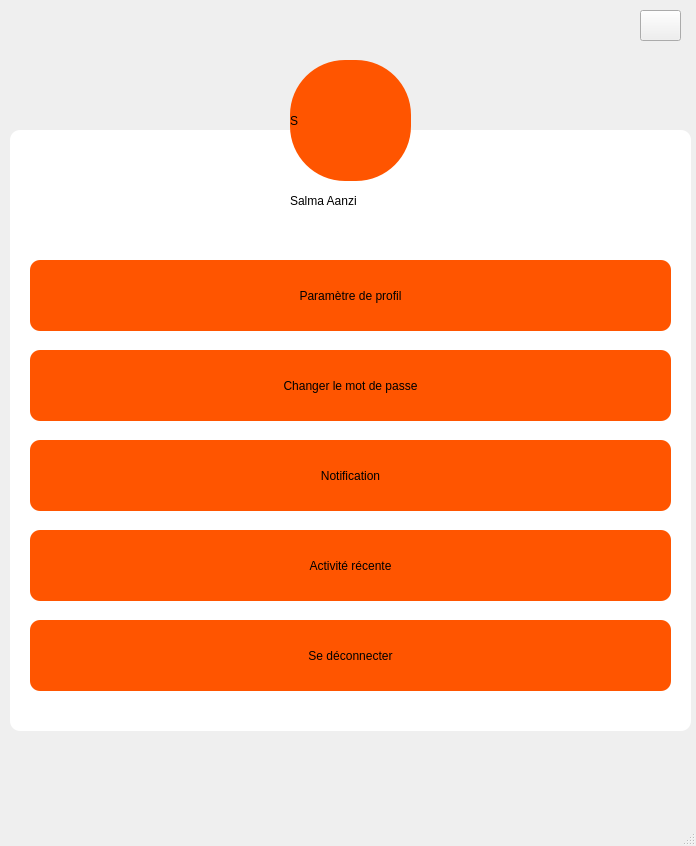
<?xml version="1.0" encoding="UTF-8"?>
<ui version="4.0">
 <class>profiel</class>
 <widget class="QMainWindow" name="profiel">
  <property name="geometry">
   <rect>
    <x>0</x>
    <y>0</y>
    <width>696</width>
    <height>846</height>
   </rect>
  </property>
  <property name="windowTitle">
   <string>MainWindow</string>
  </property>
  <property name="styleSheet">
   <string notr="true"/>
  </property>
  <widget class="QWidget" name="centralwidget">
   <widget class="QLabel" name="label">
    <property name="geometry">
     <rect>
      <x>10</x>
      <y>130</y>
      <width>681</width>
      <height>601</height>
     </rect>
    </property>
    <property name="styleSheet">
     <string notr="true">background-color: rgb(255, 255, 255);
border-radius:10px;</string>
    </property>
    <property name="text">
     <string/>
    </property>
   </widget>
   <widget class="QLabel" name="label_2">
    <property name="geometry">
     <rect>
      <x>290</x>
      <y>60</y>
      <width>121</width>
      <height>121</height>
     </rect>
    </property>
    <property name="styleSheet">
     <string notr="true">background-color: rgb(255, 85, 0);
font: 700 12pt &quot;Arial&quot;;
color: rgb(0, 0, 0);
border-radius:55px;</string>
    </property>
    <property name="frameShape">
     <enum>QFrame::Box</enum>
    </property>
    <property name="frameShadow">
     <enum>QFrame::Raised</enum>
    </property>
    <property name="lineWidth">
     <number>6</number>
    </property>
    <property name="text">
     <string>S</string>
    </property>
    <property name="margin">
     <number>52</number>
    </property>
   </widget>
   <widget class="QLabel" name="label_3">
    <property name="geometry">
     <rect>
      <x>290</x>
      <y>180</y>
      <width>201</width>
      <height>41</height>
     </rect>
    </property>
    <property name="styleSheet">
     <string notr="true">color: rgb(0, 0, 0);
font: 700 12pt &quot;Arial&quot;;</string>
    </property>
    <property name="text">
     <string>Salma Aanzi</string>
    </property>
   </widget>
   <widget class="QPushButton" name="pushButton">
    <property name="geometry">
     <rect>
      <x>30</x>
      <y>260</y>
      <width>641</width>
      <height>71</height>
     </rect>
    </property>
    <property name="styleSheet">
     <string notr="true">background-color: rgb(255, 85, 0);
font: 700 10pt &quot;Arial&quot;;
color: rgb(0, 0, 0);
border-radius:10px;</string>
    </property>
    <property name="text">
     <string>Paramètre de profil</string>
    </property>
   </widget>
   <widget class="QPushButton" name="pushButton_2">
    <property name="geometry">
     <rect>
      <x>30</x>
      <y>440</y>
      <width>641</width>
      <height>71</height>
     </rect>
    </property>
    <property name="styleSheet">
     <string notr="true">background-color: rgb(255, 85, 0);
font: 700 10pt &quot;Arial&quot;;
color: rgb(0, 0, 0);
border-radius:10px;</string>
    </property>
    <property name="text">
     <string>Notification</string>
    </property>
   </widget>
   <widget class="QPushButton" name="pushButton_3">
    <property name="geometry">
     <rect>
      <x>30</x>
      <y>350</y>
      <width>641</width>
      <height>71</height>
     </rect>
    </property>
    <property name="styleSheet">
     <string notr="true">background-color: rgb(255, 85, 0);
font: 700 10pt &quot;Arial&quot;;
color: rgb(0, 0, 0);
border-radius:10px;</string>
    </property>
    <property name="text">
     <string>Changer le mot de passe</string>
    </property>
   </widget>
   <widget class="QPushButton" name="pushButton_4">
    <property name="geometry">
     <rect>
      <x>30</x>
      <y>530</y>
      <width>641</width>
      <height>71</height>
     </rect>
    </property>
    <property name="styleSheet">
     <string notr="true">background-color: rgb(255, 85, 0);
font: 700 10pt &quot;Arial&quot;;
color: rgb(0, 0, 0);
border-radius:10px;</string>
    </property>
    <property name="text">
     <string>Activité récente</string>
    </property>
   </widget>
   <widget class="QPushButton" name="back">
    <property name="geometry">
     <rect>
      <x>640</x>
      <y>10</y>
      <width>41</width>
      <height>31</height>
     </rect>
    </property>
    <property name="styleSheet">
     <string notr="true">border-image: url(:/img/img/bc-r.png);</string>
    </property>
    <property name="text">
     <string/>
    </property>
   </widget>
   <widget class="QLabel" name="logoo">
    <property name="geometry">
     <rect>
      <x>20</x>
      <y>0</y>
      <width>91</width>
      <height>71</height>
     </rect>
    </property>
    <property name="styleSheet">
     <string notr="true">image: url(:/img/img/logo.png);</string>
    </property>
    <property name="text">
     <string/>
    </property>
   </widget>
   <widget class="QPushButton" name="logout">
    <property name="geometry">
     <rect>
      <x>30</x>
      <y>620</y>
      <width>641</width>
      <height>71</height>
     </rect>
    </property>
    <property name="styleSheet">
     <string notr="true">background-color: rgb(255, 85, 0);
font: 700 10pt &quot;Arial&quot;;
color: rgb(0, 0, 0);
border-radius:10px;</string>
    </property>
    <property name="text">
     <string>Se déconnecter</string>
    </property>
   </widget>
  </widget>
  <widget class="QMenuBar" name="menubar">
   <property name="geometry">
    <rect>
     <x>0</x>
     <y>0</y>
     <width>696</width>
     <height>17</height>
    </rect>
   </property>
  </widget>
  <widget class="QStatusBar" name="statusbar"/>
 </widget>
 <resources/>
 <connections/>
</ui>
